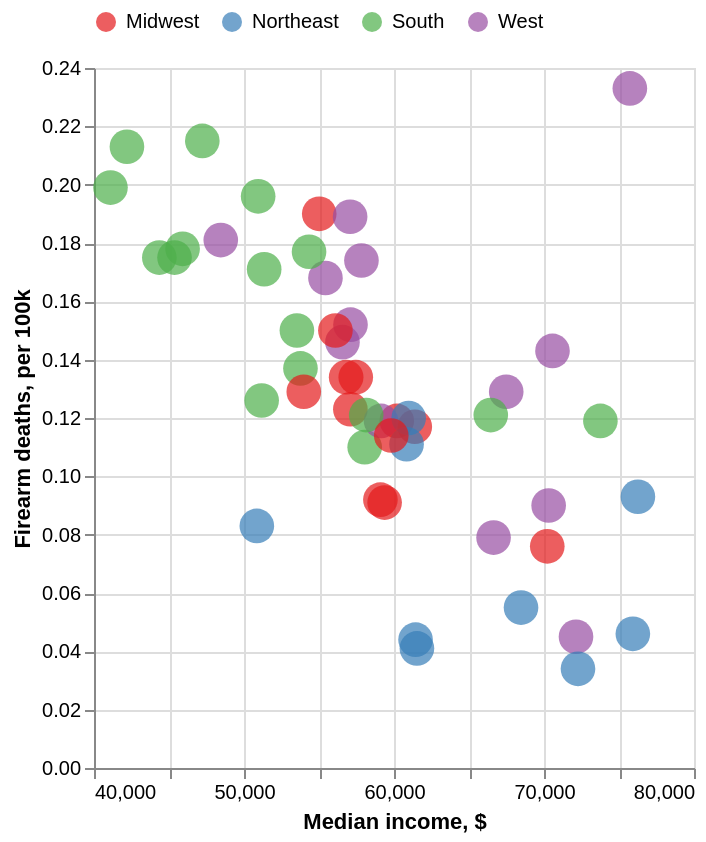

Specify this chart in Vega-Lite:
### Vega-Lite specification from a JSON file in a GitHub repository (floating-point values rounded to 4 significant figures)
{"$schema": "https://vega.github.io/schema/vega-lite/v5.json", "description": "Various US measures state by state", "data": {"values": [{"State": "Alabama", "State2": "AL", "Gini": "0.472", "Death Rate": "21.5", "Firearms, vs average": "1.64700475", "Med income": "47221", "Income, vs median": "0.799827233", "Imprisonment rates": "736", "Prison rate": "1.264604811", "Imprisonment rate": "0.736", "Firearm deaths": "0.215", "Division": "South"}, {"State": "Alaska", "State2": "AK", "Gini": "0.422", "Death Rate": "23.3", "Firearms, vs average": "1.784893519", "Med income": "75723", "Income, vs median": "1.282592862", "Imprisonment rates": "376", "Prison rate": "0.64604811", "Imprisonment rate": "0.376", "Firearm deaths": "0.233", "Division": "West"}, {"State": "Arizona", "State2": "AZ", "Gini": "0.455", "Death Rate": "15.2", "Firearms, vs average": "1.164394055", "Med income": "57100", "Income, vs median": "0.967157303", "Imprisonment rates": "764", "Prison rate": "1.312714777", "Imprisonment rate": "0.764", "Firearm deaths": "0.152", "Division": "West"}, {"State": "Arkansas", "State2": "AR", "Gini": "0.458", "Death Rate": "17.8", "Firearms, vs average": "1.363566723", "Med income": "45907", "Income, vs median": "0.777570758", "Imprisonment rates": "763", "Prison rate": "1.310996564", "Imprisonment rate": "0.763", "Firearm deaths": "0.178", "Division": "South"}, {"State": "California", "State2": "CA", "Gini": "0.471", "Death Rate": "7.9", "Firearms, vs average": "0.605178489", "Med income": "66637", "Income, vs median": "1.128694592", "Imprisonment rates": "430", "Prison rate": "0.738831615", "Imprisonment rate": "0.43", "Firearm deaths": "0.079", "Division": "West"}, {"State": "Colorado", "State2": "CO", "Gini": "0.457", "Death Rate": "14.3", "Firearms, vs average": "1.095449671", "Med income": "70566", "Income, vs median": "1.195243822", "Imprisonment rates": "460", "Prison rate": "0.790378007", "Imprisonment rate": "0.46", "Firearm deaths": "0.143", "Division": "West"}, {"State": "Connecticut", "State2": "CT", "Gini": "0.486", "Death Rate": "4.6", "Firearms, vs average": "0.352382412", "Med income": "75923", "Income, vs median": "1.285980454", "Imprisonment rates": "367", "Prison rate": "0.630584192", "Imprisonment rate": "0.367", "Firearm deaths": "0.046", "Division": "Northeast"}, {"State": "Delaware", "State2": "DE", "Gini": "0.44", "Death Rate": "11", "Firearms, vs average": "0.842653593", "Med income": "58046", "Income, vs median": "0.983180609", "Imprisonment rates": "544", "Prison rate": "0.934707904", "Imprisonment rate": "0.544", "Firearm deaths": "0.11", "Division": "South"}, {"State": "Florida", "State2": "FL", "Gini": "0.474", "Death Rate": "12.6", "Firearms, vs average": "0.965221388", "Med income": "51176", "Income, vs median": "0.86681685", "Imprisonment rates": "601", "Prison rate": "1.032646048", "Imprisonment rate": "0.601", "Firearm deaths": "0.126", "Division": "South"}, {"State": "Georgia", "State2": "GA", "Gini": "0.468", "Death Rate": "15", "Firearms, vs average": "1.149073081", "Med income": "53527", "Income, vs median": "0.906637985", "Imprisonment rates": "676", "Prison rate": "1.161512027", "Imprisonment rate": "0.676", "Firearm deaths": "0.15", "Division": "South"}, {"State": "Hawaii", "State2": "HI", "Gini": "0.433", "Death Rate": "4.5", "Firearms, vs average": "0.344721924", "Med income": "72133", "Income, vs median": "1.221785599", "Imprisonment rates": "323", "Prison rate": "0.554982818", "Imprisonment rate": "0.323", "Firearm deaths": "0.045", "Division": "West"}, {"State": "Idaho", "State2": "ID", "Gini": "0.433", "Death Rate": "14.6", "Firearms, vs average": "1.118431132", "Med income": "56564", "Income, vs median": "0.958078558", "Imprisonment rates": "587", "Prison rate": "1.008591065", "Imprisonment rate": "0.587", "Firearm deaths": "0.146", "Division": "West"}, {"State": "Illinois", "State2": "IL", "Gini": "0.465", "Death Rate": "11.7", "Firearms, vs average": "0.896277003", "Med income": "61386", "Income, vs median": "1.039753383", "Imprisonment rates": "442", "Prison rate": "0.759450172", "Imprisonment rate": "0.442", "Firearm deaths": "0.117", "Division": "Midwest"}, {"State": "Indiana", "State2": "IN", "Gini": "0.44", "Death Rate": "15", "Firearms, vs average": "1.149073081", "Med income": "56094", "Income, vs median": "0.950117719", "Imprisonment rates": "503", "Prison rate": "0.864261168", "Imprisonment rate": "0.503", "Firearm deaths": "0.15", "Division": "Midwest"}, {"State": "Iowa", "State2": "IA", "Gini": "0.427", "Death Rate": "9.2", "Firearms, vs average": "0.704764823", "Med income": "59094", "Income, vs median": "1.000931588", "Imprisonment rates": "373", "Prison rate": "0.640893471", "Imprisonment rate": "0.373", "Firearm deaths": "0.092", "Division": "Midwest"}, {"State": "Kansas", "State2": "KS", "Gini": "0.445", "Death Rate": "13.4", "Firearms, vs average": "1.026505286", "Med income": "56810", "Income, vs median": "0.962245295", "Imprisonment rates": "438", "Prison rate": "0.75257732", "Imprisonment rate": "0.438", "Firearm deaths": "0.134", "Division": "Midwest"}, {"State": "Kentucky", "State2": "KY", "Gini": "0.466", "Death Rate": "17.5", "Firearms, vs average": "1.340585261", "Med income": "45369", "Income, vs median": "0.768458138", "Imprisonment rates": "670", "Prison rate": "1.151202749", "Imprisonment rate": "0.67", "Firearm deaths": "0.175", "Division": "South"}, {"State": "Louisiana", "State2": "LA", "Gini": "0.475", "Death Rate": "21.3", "Firearms, vs average": "1.631683775", "Med income": "42196", "Income, vs median": "0.714714003", "Imprisonment rates": "997", "Prison rate": "1.713058419", "Imprisonment rate": "0.997", "Firearm deaths": "0.213", "Division": "South"}, {"State": "Maine", "State2": "ME", "Gini": "0.437", "Death Rate": "8.3", "Firearms, vs average": "0.635820438", "Med income": "50856", "Income, vs median": "0.861396704", "Imprisonment rates": "169", "Prison rate": "0.290378007", "Imprisonment rate": "0.169", "Firearm deaths": "0.083", "Division": "Northeast"}, {"State": "Maryland", "State2": "MD", "Gini": "0.443", "Death Rate": "11.9", "Firearms, vs average": "0.911597978", "Med income": "73760", "Income, vs median": "1.249343654", "Imprisonment rates": "424", "Prison rate": "0.728522337", "Imprisonment rate": "0.424", "Firearm deaths": "0.119", "Division": "South"}, {"State": "Massachusetts", "State2": "MA", "Gini": "0.475", "Death Rate": "3.4", "Firearms, vs average": "0.260456565", "Med income": "72266", "Income, vs median": "1.224038348", "Imprisonment rates": "195", "Prison rate": "0.335051546", "Imprisonment rate": "0.195", "Firearm deaths": "0.034", "Division": "Northeast"}, {"State": "Michigan", "State2": "MI", "Gini": "0.451", "Death Rate": "12.3", "Firearms, vs average": "0.942239926", "Med income": "57091", "Income, vs median": "0.967004861", "Imprisonment rates": "530", "Prison rate": "0.910652921", "Imprisonment rate": "0.53", "Firearm deaths": "0.123", "Division": "Midwest"}, {"State": "Minnesota", "State2": "MN", "Gini": "0.44", "Death Rate": "7.6", "Firearms, vs average": "0.582197028", "Med income": "70218", "Income, vs median": "1.189349413", "Imprisonment rates": "249", "Prison rate": "0.427835052", "Imprisonment rate": "0.249", "Firearm deaths": "0.076", "Division": "Midwest"}, {"State": "Mississippi", "State2": "MS", "Gini": "0.468", "Death Rate": "19.9", "Firearms, vs average": "1.524436954", "Med income": "41099", "Income, vs median": "0.696133065", "Imprisonment rates": "822", "Prison rate": "1.412371134", "Imprisonment rate": "0.822", "Firearm deaths": "0.199", "Division": "South"}, {"State": "Missouri", "State2": "MO", "Gini": "0.455", "Death Rate": "19", "Firearms, vs average": "1.455492569", "Med income": "55016", "Income, vs median": "0.931858602", "Imprisonment rates": "688", "Prison rate": "1.182130584", "Imprisonment rate": "0.688", "Firearm deaths": "0.19", "Division": "Midwest"}, {"State": "Montana", "State2": "MT", "Gini": "0.435", "Death Rate": "18.9", "Firearms, vs average": "1.447832082", "Med income": "57075", "Income, vs median": "0.966733854", "Imprisonment rates": "466", "Prison rate": "0.800687285", "Imprisonment rate": "0.466", "Firearm deaths": "0.189", "Division": "West"}, {"State": "Nebraska", "State2": "NE", "Gini": "0.432", "Death Rate": "9.1", "Firearms, vs average": "0.697104336", "Med income": "59374", "Income, vs median": "1.005674215", "Imprisonment rates": "364", "Prison rate": "0.625429553", "Imprisonment rate": "0.364", "Firearm deaths": "0.091", "Division": "Midwest"}, {"State": "Nevada", "State2": "NV", "Gini": "0.448", "Death Rate": "16.8", "Firearms, vs average": "1.286961851", "Med income": "55431", "Income, vs median": "0.938887854", "Imprisonment rates": "597", "Prison rate": "1.025773196", "Imprisonment rate": "0.597", "Firearm deaths": "0.168", "Division": "West"}, {"State": "New Hampshire", "State2": "NH", "Gini": "0.425", "Death Rate": "9.3", "Firearms, vs average": "0.71242531", "Med income": "76260", "Income, vs median": "1.291688545", "Imprisonment rates": "262", "Prison rate": "0.450171821", "Imprisonment rate": "0.262", "Firearm deaths": "0.093", "Division": "Northeast"}, {"State": "New Jersey", "State2": "NJ", "Gini": "0.464", "Death Rate": "5.5", "Firearms, vs average": "0.421326796", "Med income": "68468", "Income, vs median": "1.15970799", "Imprisonment rates": "284", "Prison rate": "0.487972509", "Imprisonment rate": "0.284", "Firearm deaths": "0.055", "Division": "Northeast"}, {"State": "New Mexico", "State2": "NM", "Gini": "0.464", "Death Rate": "18.1", "Firearms, vs average": "1.386548184", "Med income": "48451", "Income, vs median": "0.820660919", "Imprisonment rates": "438", "Prison rate": "0.75257732", "Imprisonment rate": "0.438", "Firearm deaths": "0.181", "Division": "West"}, {"State": "New York", "State2": "NY", "Gini": "0.499", "Death Rate": "4.4", "Firearms, vs average": "0.337061437", "Med income": "61437", "Income, vs median": "1.040617219", "Imprisonment rates": "325", "Prison rate": "0.558419244", "Imprisonment rate": "0.325", "Firearm deaths": "0.044", "Division": "Northeast"}, {"State": "North Carolina", "State2": "NC", "Gini": "0.464", "Death Rate": "13.7", "Firearms, vs average": "1.049486747", "Med income": "53764", "Income, vs median": "0.910652281", "Imprisonment rates": "438", "Prison rate": "0.75257732", "Imprisonment rate": "0.438", "Firearm deaths": "0.137", "Division": "South"}, {"State": "North Dakota", "State2": "ND", "Gini": "0.433", "Death Rate": "11.9", "Firearms, vs average": "0.911597978", "Med income": "60184", "Income, vs median": "1.01939396", "Imprisonment rates": "306", "Prison rate": "0.525773196", "Imprisonment rate": "0.306", "Firearm deaths": "0.119", "Division": "Midwest"}, {"State": "Ohio", "State2": "OH", "Gini": "0.452", "Death Rate": "12.9", "Firearms, vs average": "0.98820285", "Med income": "53985", "Income, vs median": "0.914395569", "Imprisonment rates": "578", "Prison rate": "0.993127148", "Imprisonment rate": "0.578", "Firearm deaths": "0.129", "Division": "Midwest"}, {"State": "Oklahoma", "State2": "OK", "Gini": "0.454", "Death Rate": "19.6", "Firearms, vs average": "1.501455493", "Med income": "50943", "Income, vs median": "0.862870306", "Imprisonment rates": "891", "Prison rate": "1.530927835", "Imprisonment rate": "0.891", "Firearm deaths": "0.196", "Division": "South"}, {"State": "Oregon", "State2": "OR", "Gini": "0.449", "Death Rate": "11.9", "Firearms, vs average": "0.911597978", "Med income": "59135", "Income, vs median": "1.001626044", "Imprisonment rates": "466", "Prison rate": "0.800687285", "Imprisonment rate": "0.466", "Firearm deaths": "0.119", "Division": "West"}, {"State": "Pennsylvania", "State2": "PA", "Gini": "0.461", "Death Rate": "12", "Firearms, vs average": "0.919258465", "Med income": "60979", "Income, vs median": "1.032859635", "Imprisonment rates": "484", "Prison rate": "0.83161512", "Imprisonment rate": "0.484", "Firearm deaths": "0.12", "Division": "Northeast"}, {"State": "Rhode Island", "State2": "RI", "Gini": "0.467", "Death Rate": "4.1", "Firearms, vs average": "0.314079975", "Med income": "61528", "Income, vs median": "1.042158573", "Imprisonment rates": "239", "Prison rate": "0.410652921", "Imprisonment rate": "0.239", "Firearm deaths": "0.041", "Division": "Northeast"}, {"State": "South Carolina", "State2": "SC", "Gini": "0.461", "Death Rate": "17.7", "Firearms, vs average": "1.355906236", "Med income": "54336", "Income, vs median": "0.920340792", "Imprisonment rates": "524", "Prison rate": "0.900343643", "Imprisonment rate": "0.524", "Firearm deaths": "0.177", "Division": "South"}, {"State": "South Dakota", "State2": "SD", "Gini": "0.442", "Death Rate": "13.4", "Firearms, vs average": "1.026505286", "Med income": "57450", "Income, vs median": "0.973085587", "Imprisonment rates": "583", "Prison rate": "1.001718213", "Imprisonment rate": "0.583", "Firearm deaths": "0.134", "Division": "Midwest"}, {"State": "Tennessee", "State2": "TN", "Gini": "0.468", "Death Rate": "17.1", "Firearms, vs average": "1.309943312", "Med income": "51344", "Income, vs median": "0.869662427", "Imprisonment rates": "545", "Prison rate": "0.936426117", "Imprisonment rate": "0.545", "Firearm deaths": "0.171", "Division": "South"}, {"State": "Texas", "State2": "TX", "Gini": "0.469", "Death Rate": "12.1", "Firearms, vs average": "0.926918952", "Med income": "58146", "Income, vs median": "0.984874405", "Imprisonment rates": "761", "Prison rate": "1.307560137", "Imprisonment rate": "0.761", "Firearm deaths": "0.121", "Division": "South"}, {"State": "Utah", "State2": "UT", "Gini": "0.419", "Death Rate": "12.9", "Firearms, vs average": "0.98820285", "Med income": "67481", "Income, vs median": "1.142990227", "Imprisonment rates": "287", "Prison rate": "0.493127148", "Imprisonment rate": "0.287", "Firearm deaths": "0.129", "Division": "West"}, {"State": "Vermont", "State2": "VT", "Gini": "0.444", "Death Rate": "11.1", "Firearms, vs average": "0.85031408", "Med income": "60837", "Income, vs median": "1.030454445", "Imprisonment rates": "243", "Prison rate": "0.417525773", "Imprisonment rate": "0.243", "Firearm deaths": "0.111", "Division": "Northeast"}, {"State": "Virginia", "State2": "VA", "Gini": "0.459", "Death Rate": "12.1", "Firearms, vs average": "0.926918952", "Med income": "66451", "Income, vs median": "1.125544132", "Imprisonment rates": "576", "Prison rate": "0.989690722", "Imprisonment rate": "0.576", "Firearm deaths": "0.121", "Division": "South"}, {"State": "Washington", "State2": "WA", "Gini": "0.441", "Death Rate": "9", "Firearms, vs average": "0.689443849", "Med income": "70310", "Income, vs median": "1.190907705", "Imprisonment rates": "333", "Prison rate": "0.572164948", "Imprisonment rate": "0.333", "Firearm deaths": "0.09", "Division": "West"}, {"State": "West Virginia", "State2": "WV", "Gini": "0.451", "Death Rate": "17.5", "Firearms, vs average": "1.340585261", "Med income": "44354", "Income, vs median": "0.751266112", "Imprisonment rates": "492", "Prison rate": "0.845360825", "Imprisonment rate": "0.492", "Firearm deaths": "0.175", "Division": "South"}, {"State": "Wisconsin", "State2": "WI", "Gini": "0.43", "Death Rate": "11.4", "Firearms, vs average": "0.873295542", "Med income": "59817", "Income, vs median": "1.01317773", "Imprisonment rates": "492", "Prison rate": "0.845360825", "Imprisonment rate": "0.492", "Firearm deaths": "0.114", "Division": "Midwest"}, {"State": "Wyoming", "State2": "WY", "Gini": "0.423", "Death Rate": "17.4", "Firearms, vs average": "1.332924774", "Med income": "57829", "Income, vs median": "0.979505073", "Imprisonment rates": "532", "Prison rate": "0.914089347", "Imprisonment rate": "0.532", "Firearm deaths": "0.174", "Division": "West"}]}, "mark": {"type": "circle", "size": 300}, "height": 350, "width": "container", "encoding": {"x": {"field": "Med income", "type": "quantitative", "scale": {"domain": [40000, 80000]}, "title": "Median income, $"}, "y": {"field": "Firearm deaths", "type": "quantitative", "title": "Firearm deaths, per 100k"}, "color": {"field": "Division", "type": "ordinal", "scale": {"scheme": "set1"}, "legend": {"orient": "top"}, "title": null}, "tooltip": [{"field": "State", "type": "ordinal", "title": "State"}]}}
